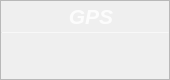
                    <widget class="QFrame" name="Class_QF">
                     <property name="minimumSize">
                      <size>
                       <width>170</width>
                       <height>80</height>
                      </size>
                     </property>
                     <property name="maximumSize">
                      <size>
                       <width>170</width>
                       <height>80</height>
                      </size>
                     </property>
                     <property name="toolTipDuration">
                      <number>0</number>
                     </property>
                     <property name="styleSheet">
                      <string notr="true">QFrame#Class_QF{
color: rgb(255, 255, 255);
border-radius: 15px;
background-color:rgb(136, 138, 133);
border: 1px outset rgb(98, 91, 213);
}
</string>
                     </property>
                     <property name="frameShape">
                      <enum>QFrame::StyledPanel</enum>
                     </property>
                     <property name="frameShadow">
                      <enum>QFrame::Raised</enum>
                     </property>
                     <layout class="QVBoxLayout" name="verticalLayout_7" stretch="0,2,1">
                      <property name="spacing">
                       <number>0</number>
                      </property>
                      <property name="leftMargin">
                       <number>0</number>
                      </property>
                      <property name="topMargin">
                       <number>0</number>
                      </property>
                      <property name="rightMargin">
                       <number>0</number>
                      </property>
                      <property name="bottomMargin">
                       <number>0</number>
                      </property>
                      <item>
                       <widget class="QFrame" name="Class_top">
                        <property name="styleSheet">
                         <string notr="true">border:none</string>
                        </property>
                        <property name="frameShape">
                         <enum>QFrame::StyledPanel</enum>
                        </property>
                        <property name="frameShadow">
                         <enum>QFrame::Raised</enum>
                        </property>
                        <layout class="QHBoxLayout" name="horizontalLayout_6">
                         <property name="spacing">
                          <number>0</number>
                         </property>
                         <property name="leftMargin">
                          <number>0</number>
                         </property>
                         <property name="topMargin">
                          <number>3</number>
                         </property>
                         <property name="rightMargin">
                          <number>0</number>
                         </property>
                         <property name="bottomMargin">
                          <number>3</number>
                         </property>
                         <item>
                          <widget class="QLabel" name="label_5">
                           <property name="maximumSize">
                            <size>
                             <width>16777215</width>
                             <height>30</height>
                            </size>
                           </property>
                           <property name="font">
                            <font>
                             <family>Segoe UI</family>
                             <pointsize>16</pointsize>
                             <weight>87</weight>
                             <italic>true</italic>
                             <bold>true</bold>
                            </font>
                           </property>
                           <property name="styleSheet">
                            <string notr="true">color: rgba(255, 255, 255,210);
padding-left:12px;
font: 700 italic 16pt &quot;Segoe UI&quot;;</string>
                           </property>
                           <property name="text">
                            <string>&lt;html&gt;&lt;head/&gt;&lt;body&gt;&lt;p&gt;GPS&lt;/p&gt;&lt;/body&gt;&lt;/html&gt;</string>
                           </property>
                           <property name="alignment">
                            <set>Qt::AlignCenter</set>
                           </property>
                           <property name="indent">
                            <number>0</number>
                           </property>
                          </widget>
                         </item>
                        </layout>
                       </widget>
                      </item>
                      <item>
                       <widget class="Line" name="line_2">
                        <property name="maximumSize">
                         <size>
                          <width>16777215</width>
                          <height>1</height>
                         </size>
                        </property>
                        <property name="styleSheet">
                         <string notr="true">background-color: rgba(255, 255, 255, 89);</string>
                        </property>
                        <property name="orientation">
                         <enum>Qt::Horizontal</enum>
                        </property>
                       </widget>
                      </item>
                      <item>
                       <widget class="QFrame" name="Class_bottom">
                        <property name="styleSheet">
                         <string notr="true">border:none</string>
                        </property>
                        <property name="frameShape">
                         <enum>QFrame::StyledPanel</enum>
                        </property>
                        <property name="frameShadow">
                         <enum>QFrame::Raised</enum>
                        </property>
                        <layout class="QVBoxLayout" name="verticalLayout_8">
                         <property name="spacing">
                          <number>0</number>
                         </property>
                         <property name="leftMargin">
                          <number>0</number>
                         </property>
                         <property name="topMargin">
                          <number>6</number>
                         </property>
                         <property name="rightMargin">
                          <number>0</number>
                         </property>
                         <property name="bottomMargin">
                          <number>6</number>
                         </property>
                         <item alignment="Qt::AlignTop">
                          <widget class="QLabel" name="Class_num">
                           <property name="minimumSize">
                            <size>
                             <width>0</width>
                             <height>30</height>
                            </size>
                           </property>
                           <property name="maximumSize">
                            <size>
                             <width>16777215</width>
                             <height>30</height>
                            </size>
                           </property>
                           <property name="font">
                            <font>
                             <family>Microsoft YaHei UI</family>
                             <pointsize>17</pointsize>
                             <weight>50</weight>
                             <italic>false</italic>
                             <bold>false</bold>
                             <underline>false</underline>
                            </font>
                           </property>
                           <property name="styleSheet">
                            <string notr="true">color: rgb(255, 255, 255);
font: 17pt &quot;Microsoft YaHei UI&quot;;</string>
                           </property>
                           <property name="text">
                            <string/>
                           </property>
                           <property name="alignment">
                            <set>Qt::AlignCenter</set>
                           </property>
                          </widget>
                         </item>
                        </layout>
                       </widget>
                      </item>
                     </layout>
                    </widget>
